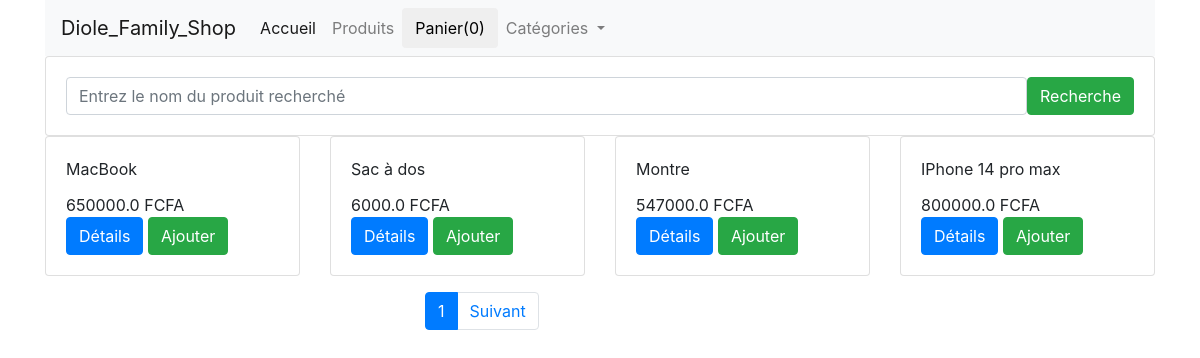
The page / on the database its author committed.
### myShop/models.py (models this page shows, shortened)
class Product(models.Model):
    name_prod = models.CharField(max_length=150)
    price_prod = models.FloatField()
    description_prod = models.TextField()
    category = models.ForeignKey(Category, related_name="cat_prod_id", on_delete=models.CASCADE)
    image_prod = models.CharField(max_length=500)
    date_added_prod = models.DateTimeField(auto_now=True)
    class Meta:
        ordering = ["-date_added_prod"]

### myShop/views.py (the view)
# urls.py: path("", views.index, name="home"),
def index(request):
    myProduct = Product.objects.all()
    myCategory = Category.objects.all()
    search_elem = request.GET.get("search-elem")
    if search_elem != "" and search_elem is not None:
        myProduct = Product.objects.filter(name_prod__icontains=search_elem)
    paginator = Paginator(myProduct, 4)
    myPaginator = request.GET.get("myPage")
    myProduct = paginator.get_page(myPaginator)
    context = {
        "myProduct" : myProduct,
    }
    return render(request, "myFirstShop/index.html", context)

### myShop/templates/myFirstShop/index.html (shortened to what this page needs)
{% extends "myFirstShop/main.html" %}
{% block content %}
    <div class="row">
        <div class="col-md-12">
            <form class="card card-sm">
                <div class="card-body row no-gutters align-items-center">
                    <div class="col">
                        <input type="search" name="search-elem" class="form-control form-control-borderless" placeholder="Entrez le nom du produit recherché">
                    </div>
                    <div class="col-auto">
                        <button type="submit" class="btn btn-success">Recherche</button>
                    </div>
                </div>
            </form>
        </div>
    </div>
    <div class="row">
        {% for product in myProduct %}
        <div class="col-md-3">
            <div class="card">
                <div class="card-body">
                    <div id="dfs{{ product.id }}" class="card-title">{{product.name_prod}}</div>
                    <div id="price{{ product.id }}" class="card-text">{{product.price_prod}} FCFA</div>
                    <a href="{{ product.id }}"><button class="btn btn-primary">Détails</button></a>
                    <button id="{{ product.id }}" class="btn btn-success add">Ajouter</button>
                </div>
            </div>
        </div>
        {% endfor %}
    </div>
    <div class="row mt-3">
        <div class="col-md-3 offset-md-4">
            <ul class="pagination">
                <li class="page-item active">
                    <a class="page-link" href="?myPage={{ myProduct.number }}">{{ myProduct.number }}</a>
                </li>
                {% if myProduct.has_next %}
                <li class="page-item">
                    <a class="page-link" href="?myPage={{ myProduct.next_page_number }}"> Suivant </a>
                </li>
                {% endif %}
            </ul>
        </div>
    </div>
{% endblock %}

### rows shown on the page
Product: name_prod "MacBook", price_prod "650000.0"
Product: name_prod "Sac à dos", price_prod "6000.0"
Product: name_prod "Montre", price_prod "547000.0"
Product: name_prod "IPhone 14 pro max", price_prod "800000.0"

### other values the page prints
{{ myProduct.number }} "1"
